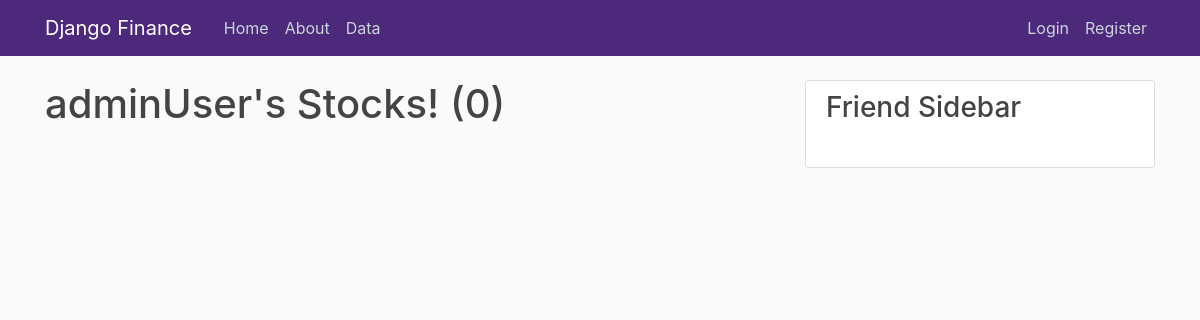
The page /data/user/adminUser on the database as committed earlier.
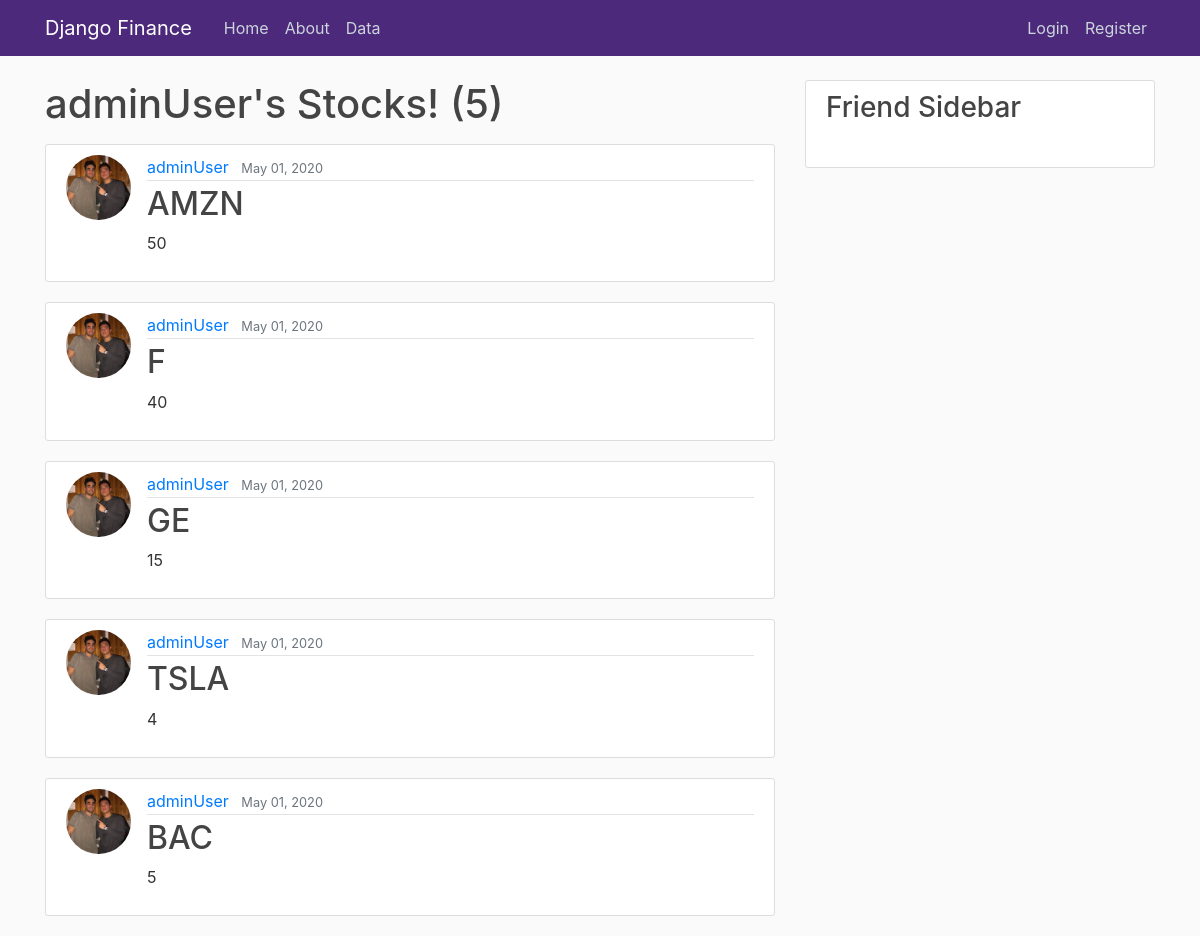
The same page on the database as committed later.
### data/models.py (models this page shows, shortened)
class Stock(models.Model):
    ticker = models.CharField(max_length=10)
    amount = models.IntegerField()
    date_entered = models.DateTimeField(default=timezone.now)
    owner = models.ForeignKey(User, on_delete = models.CASCADE)

### users/models.py (models this page shows, shortened)
class Profile(models.Model):
    user = models.OneToOneField(User, on_delete=models.CASCADE)
    image = models.ImageField(default='default.jpg', upload_to='profile_pics')

### data/views.py (the view, shortened to what this page needs)
# urls.py: path('user/<str:username>', UserStockListView.as_view(), name='user-stocks'),
class UserStockListView(ListView):
    model = Stock
    template_name = 'data/user_stocks.html'
    context_object_name = 'stocks'
    paginate_by = 5
    def get_queryset(self):
        user = get_object_or_404(User, username=self.kwargs.get('username'))
        return Stock.objects.filter(owner=user).order_by('-date_entered')

### data/templates/data/user_stocks.html (shortened to what this page needs)
{% extends "blog/base.html" %}
{% block content %}
    <h1 class="mb-3">{{ view.kwargs.username }}'s Stocks! ({{ page_obj.paginator.count }})</h1>
    {% for stock in stocks %}
    <article class="media content-section">
        <img class="rounded-circle article-img" src="{{ stock.owner.profile.image.url }}">
        <div class="media-body">
          <div class="article-metadata">
            <a class="mr-2" href="{% url 'user-stocks' stock.owner.username %}">{{ stock.owner }}</a>
            <small class="text-muted">{{ stock.date_entered|date:"F d, Y" }}</small>
          </div>
          <h2><a class="article-title" href="{% url 'stock-detail' stock.id %}">{{ stock.ticker }}</a></h2>
          <p class="article-content">{{ stock.amount }}</p>
        </div>
      </article>
    {% endfor %}
{% endblock content %}

Rows that differ between the two databases and show on the page:
added Stock: owner.profile.image (picture), owner "adminUser", date_entered "May 01, 2020", ticker "AMZN", amount "50"
added Stock: owner.profile.image (picture), owner "adminUser", date_entered "May 01, 2020", ticker "F", amount "40"
added Stock: owner.profile.image (picture), owner "adminUser", date_entered "May 01, 2020", ticker "GE", amount "15"
added Stock: owner.profile.image (picture), owner "adminUser", date_entered "May 01, 2020", ticker "TSLA", amount "4"
added Stock: owner.profile.image (picture), owner "adminUser", date_entered "May 01, 2020", ticker "BAC", amount "5"
Other text that changed with them:
{{ page_obj.paginator.count }}: "0" → "5"
